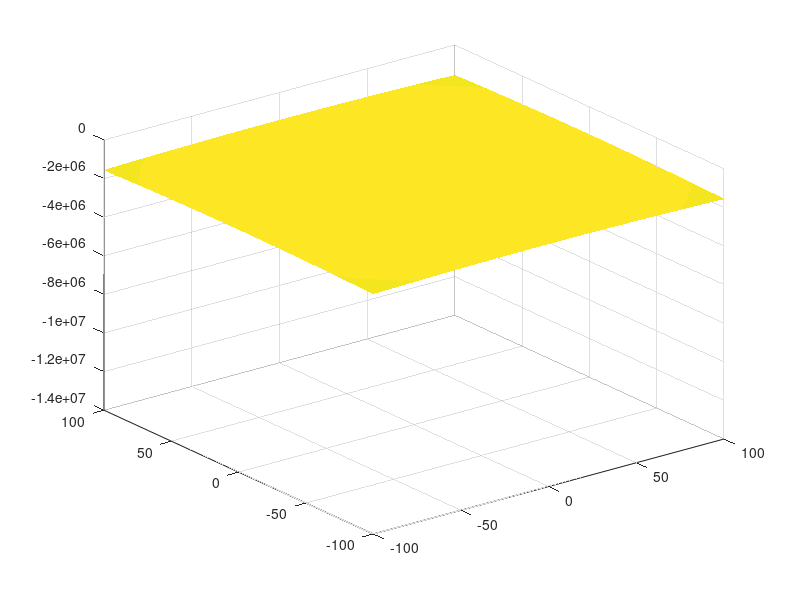

Write the MATLAB code that produced this figure.
R=500;
x=linspace(-500,500,1000);
y=linspace(-500,500,1000);
[x,y]=meshgrid(x,y);
r=sqrt((x.^2)+(y.^2));
theta=asin(y./r);

for i=0:10
   
    
    
end

z1=R+x;
z2=R+x+(3/(4*R))*(x.^2)-(1/(4*R))*((x.^2)+(y.^2));
z3=R+x+(3/(4*R))*(x.^2)-(1/(4*R))*((x.^2)+(y.^2))+((-35/(64*(R^3)))*(x.^4))+(30/(64*(R^3)))*(x.^2).*((x.^2)+(y.^2))-((3/(64*(R^3)))*(((x.^2)+(y.^2)).^2));
z4=R+x+(3/(4*R))*(x.^2)-(1/(4*R))*((x.^2)+(y.^2))+((-35/(64*(R^3)))*(x.^4))+(30/(64*(R^3)))*(x.^2).*((x.^2)+(y.^2))-((3/(64*(R^3)))*(((x.^2)+(y.^2)).^2))+((231/(256*(R^5)))*(x.^6))-((315/((256*(R^5)))).*(x.^4).*((x.^2)+(y.^2)))+((105/(256*(R^5))).*(x.^2).*(((x.^2)+(y.^2)).^2))-((5/(256*(R^5))).*(((x.^2)+(y.^2))^3));
z4=R+x+(3/(4*R))*(x.^2)-(1/(4*R))*((x.^2)+(y.^2))+((-35/(64*(R^3)))*(x.^4))+(30/(64*(R^3)))*(x.^2).*((x.^2)+(y.^2))-((3/(64*(R^3)))*(((x.^2)+(y.^2)).^2))+((231/(256*(R^5)))*(x.^6))-((315/((256*(R^5)))).*(x.^4).*((x.^2)+(y.^2)))+((105/(256*(R^5))).*(x.^2).*(((x.^2)+(y.^2)).^2))-((5/(256*(R^5))).*(((x.^2)+(y.^2))^3));


figure(4);
surf(x,y,z4,'edgecolor','none')
xlim([-100,100]);
ylim([-100,100]);